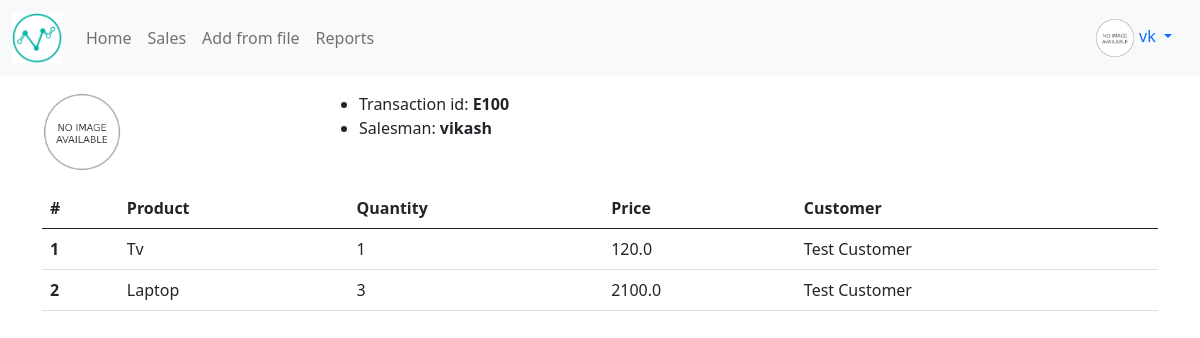
The app's page /sale-detail/31 (signed in) with its own data.
### profiles/models.py (models this page shows, shortened)
class Profile(models.Model):
    user = models.OneToOneField(User, on_delete=models.CASCADE)
    bio = models.TextField(default="No bio...")
    avatar = models.ImageField(upload_to="avatars/", default="avatar.png")
    created = models.DateTimeField(auto_now_add=True)
    updated = models.DateTimeField(auto_now=True)

### sales/models.py (models this page shows, shortened)
class Sale(models.Model):
    transaction_id = models.CharField(max_length=12, blank=True)
    positions = models.ManyToManyField(Position)
    total_price = models.FloatField(blank=True, null=True)
    customer = models.ForeignKey(Customer, on_delete=models.CASCADE)
    salesman = models.ForeignKey(Profile, on_delete=models.CASCADE)
    created = models.DateTimeField(blank=True)
    updated = models.DateTimeField(auto_now=True)
    def get_positions(self):
        return self.positions.all()

class Position(models.Model):
    product = models.ForeignKey(Product, on_delete=models.CASCADE)
    quantity = models.PositiveIntegerField()
    price = models.FloatField(blank=True)
    created = models.DateTimeField(blank=True)
    def get_sale_customer(self):
        sale_obj = self.sale_set.first()
        return sale_obj.customer.name

### customers/models.py (models this page shows, shortened)
class Customer(models.Model):
    name = models.CharField(max_length=255)
    image = models.ImageField(upload_to='customers/', default='customer.png')

### products/models.py (models this page shows, shortened)
class Product(models.Model):
    name = models.CharField(max_length=255)
    image = models.ImageField(upload_to='products/', default='product.png')
    price = models.FloatField(help_text='in $')
    created = models.DateTimeField(auto_now_add=True)
    updated = models.DateTimeField(auto_now=True)

### sales/views.py (the view)
# urls.py: path('sale-detail/<int:pk>', views.SaleDetailView.as_view(), name='detail')
class SaleDetailView(LoginRequiredMixin, generic.DetailView):
    model = Sale
    template_name = 'sales/detail.html'
    context_object_name = 'sale'

### sales/templates/sales/detail.html (shortened to what this page needs)
{% extends "base.html" %}
{% block content %}
<div class="row mt-3 mb-3">
    <div class="col-3">
        <img src="{{sale.customer.image.url}}" class="img-fluid customer-img" alt="{{sale.customer.name}}">
    </div>
    <div class="col-9">
        <ul>
            <li>Transaction id: <b>{{sale.transaction_id}}</b>
            <li>Salesman: <b>{{sale.salesman.user.username}}</b>
        </ul>
    </div>
</div>
<table class="table">
    <thead>
        <tr>
            <th scope="col">#</th>
            <th scope="col">Product</th>
            <th scope="col">Quantity</th>
            <th scope="col">Price</th>
            <th scope="col">Customer</th>
        </tr>
    </thead>
    <tbody>
        {% for pos in sale.get_positions %}
        <tr>
            <th scope="row">{{forloop.counter}}</th>
            <td>{{pos.product.name}}</td>
            <td>{{pos.quantity}}</td>
            <td>{{pos.price}}</td>
            <td>{{pos.get_sale_customer}}</td>
        </tr>
        {% endfor %}
    </tbody>
</table>
{% endblock content %}

### templates/navbar.html (shortened to what this page needs)
{% load static %}
<nav class="navbar navbar-expand-lg navbar-light bg-light">
    <div class="container-fluid">
        <a class="navbar-brand" href="{% url 'sales:home' %}"><img src="{% static 'logo.png' %}" class="logo-sm"></a>
        <div class="collapse navbar-collapse" id="navbarNav">
            <ul class="navbar-nav">
                <li class="nav-item">
                    <a class="nav-link" href="{% url 'sales:home' %}">Home</a>
                </li>
                <li class="nav-item">
                    <a class="nav-link" href="{% url 'sales:sales' %}">Sales</a>
                </li>
                <li class="nav-item">
                    <a class="nav-link" href="{% url 'reports:from-file' %}">Add from file</a>
                </li>
                <li class="nav-item">
                    <a class="nav-link" href="{% url 'reports:list' %}">Reports</a>
                </li>
            </ul>
        </div>
        {% if request.user.is_authenticated %}
        <div class="nav-item dropdown">
            <div class="nav-link dropdown-toggle" id="navbarDropdownMenuLink" role="button" data-bs-toggle="dropdown"
                aria-expanded="false">
                <img src="{{request.user.profile.avatar.url}}" class="avatar-nav">&nbsp;{{request.user}}
            </div>
        </div>
        {% endif %}
    </div>
</nav>

### static/style.css (style rules this page uses)
.avatar-nav { height: 40px; width: 40px; border-radius: 50%; }
.logo-sm { height: 50px; width: auto; }
.customer-img { width: 80px; height: 80px; border-radius: 50%; }

### records on screen
Sale: customer.image (picture), transaction_id "E100", salesman.user.username "vikash"
Position: product.name "Tv", quantity "1", price "120.0", get_sale_customer "Test Customer"
Position: product.name "Laptop", quantity "3", price "2100.0", get_sale_customer "Test Customer"

### other values on screen
{{ request.user }} "vk"
